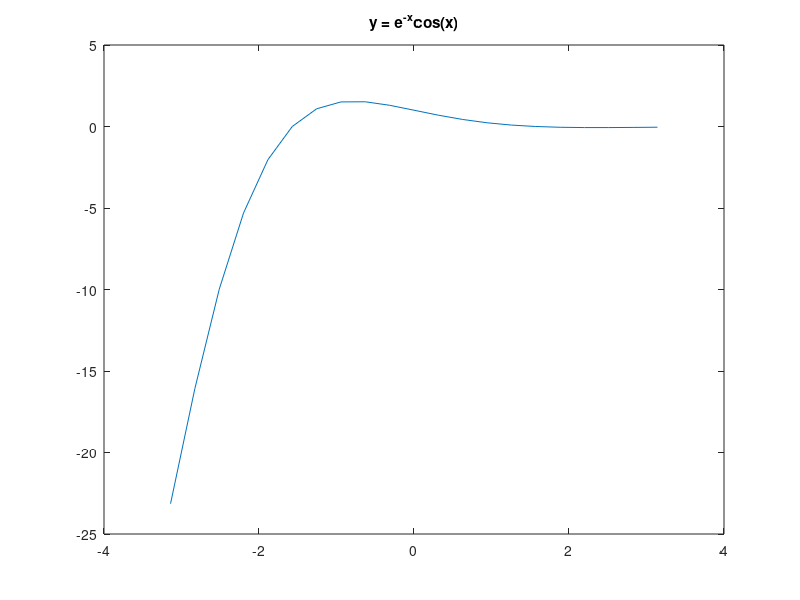
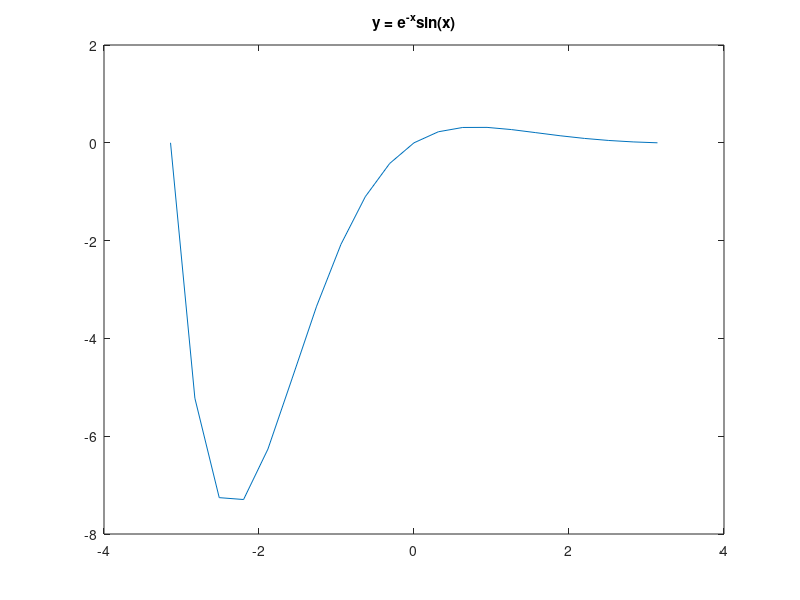
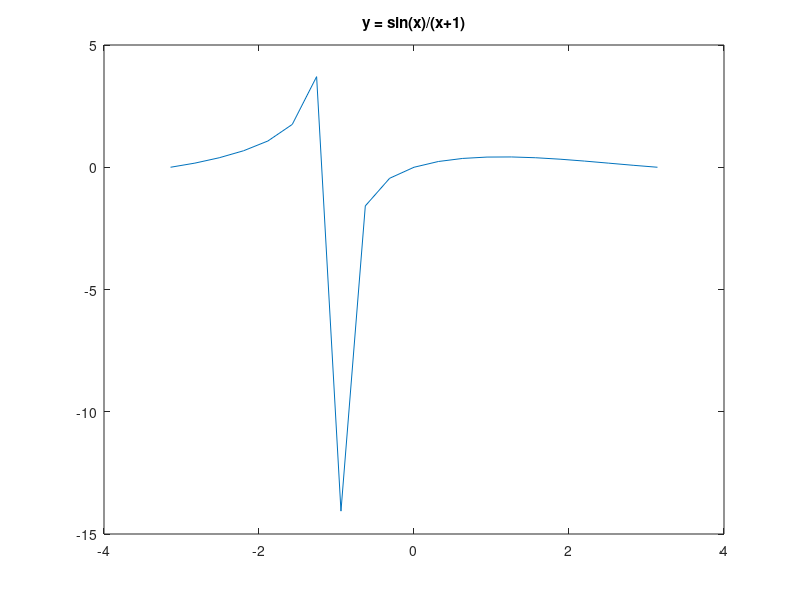
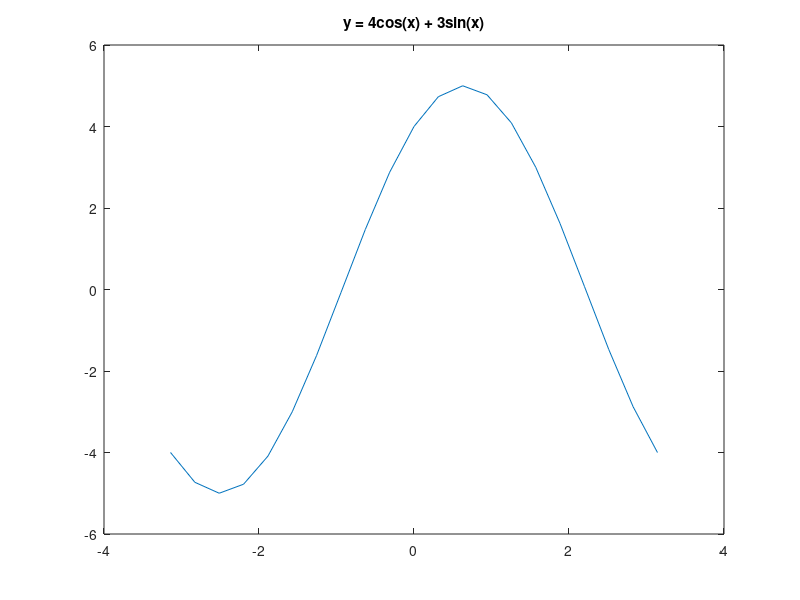

These figures' MATLAB source, in order:
% 定義方程式
f1 = @(x) exp(-x).*cos(x);
f2 = @(x) exp(-x).*sin(x);
f3 = @(x) sin(x)./(x+1);
f4 = @(x) 4*cos(x) + 3*sin(x);

% 繪製 y = e^(-x)cos(x)
x = -pi:pi/10:pi;
y1 = f1(x);
plot(x, y1);
title('y = e^{-x}cos(x)');

% 繪製 y = e^(-x)sin(x)
y2 = f2(x);
figure;
plot(x, y2);
title('y = e^{-x}sin(x)');

% 繪製 y = sin(x)/(x+1)
y3 = f3(x);
figure;
plot(x, y3);
title('y = sin(x)/(x+1)');

% 繪製 y = 4cos(x) + 3sin(x)
y4 = f4(x);
figure;
plot(x, y4);
title('y = 4cos(x) + 3sin(x)');
